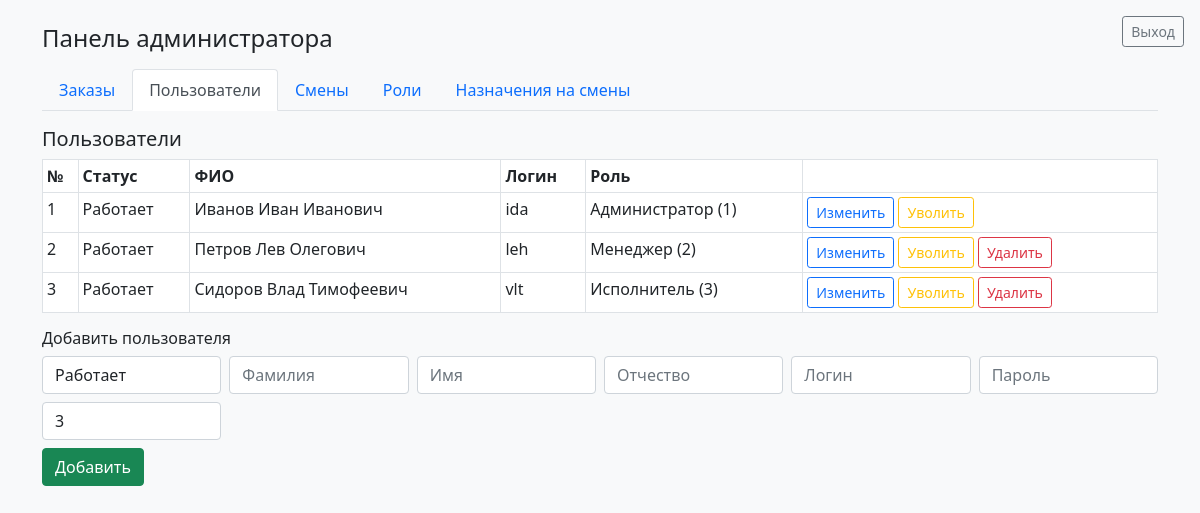
The page /frontend/view_1.php?tab=users (signed in) on the database its author committed.
### tables this page shows
CREATE TABLE `user` (
  `userid` INT NOT NULL AUTO_INCREMENT,
  `status` VARCHAR(30) NOT NULL DEFAULT 'Работает',
  `lastname` VARCHAR(100) NOT NULL,
  `firstname` VARCHAR(100) NOT NULL,
  `middlename` VARCHAR(100) NOT NULL,
  `login` VARCHAR(64) NOT NULL,
  `password` VARCHAR(255) NOT NULL,
  `userroleid` INT NOT NULL,
  PRIMARY KEY (`userid`),
  UNIQUE KEY `uq_user_login` (`login`),
  KEY `idx_user_userroleid` (`userroleid`),
  CONSTRAINT `fk_user_role`
    FOREIGN KEY (`userroleid`) REFERENCES `userrole` (`userroleid`)
    ON UPDATE CASCADE ON DELETE RESTRICT
);

CREATE TABLE `userrole` (
  `userroleid` INT NOT NULL AUTO_INCREMENT,
  `namerole` VARCHAR(100) NOT NULL,
  PRIMARY KEY (`userroleid`),
  UNIQUE KEY `uq_userrole_namerole` (`namerole`)
);

### api/crud.php (called while the page is built, shortened)
<?php
function select($query)
{
    try {
        $result = $_SERVER['db']->query($query, MYSQLI_USE_RESULT);
        $result = $result->fetch_all(MYSQLI_ASSOC);
        return $result;
    } catch (Exception $err) {
        return ['status' => 'failed', 'message' => $err];
    }
}

### frontend/view_1.php (the view, shortened to what this page needs)
<?php
require_once '../api/crud.php';
$tab = $_GET['tab'] ?? 'orders';
$users = select('SELECT u.*, r.namerole FROM user u LEFT JOIN userrole r ON r.userroleid=u.userroleid ORDER BY u.userid');
function h($s)
{
    return htmlspecialchars((string) $s, ENT_QUOTES, 'UTF-8');
}
?>
<!DOCTYPE html>
<html lang="ru">
<head>
    <link rel="stylesheet" href="./bootstrap.min.css">
</head>
<body class="bg-light">
<a href="/logout.php" class="btn btn-sm btn-outline-secondary position-fixed top-0 end-0 m-3">Выход</a>
<div class="container py-4">
    <h4 class="mb-3">Панель администратора</h4>
    <ul class="nav nav-tabs mb-3">
        <?php
        $tabs = [
            'orders' => 'Заказы',
            'users' => 'Пользователи',
            'shifts' => 'Смены',
            'roles' => 'Роли',
            'userlist' => 'Назначения на смены',
        ];
foreach ($tabs as $key => $label) {
    $active = $tab === $key ? ' active' : '';
    echo '<li class="nav-item"><a class="nav-link' . $active . '" href="/frontend/view_1.php?tab=' . $key . '">' . h($label) . '</a></li>';
}
?>
    </ul>
    <?php if ($tab === 'users') { ?>
        <h5>Пользователи</h5>
        <table class="table table-sm table-bordered bg-white">
            <thead><tr><th>№</th><th>Статус</th><th>ФИО</th><th>Логин</th><th>Роль</th><th></th></tr></thead>
            <tbody>
            <?php if (is_array($users) && count($users) && !isset($users['status'])) {
                foreach ($users as $u) { ?>
                    <tr>
                        <td><?= (int) $u['userid'] ?></td>
                        <td><?= h($u['status']) ?></td>
                        <td><?= h($u['lastname'] . ' ' . $u['firstname'] . ' ' . $u['middlename']) ?></td>
                        <td><?= h($u['login']) ?></td>
                        <td><?= h($u['namerole'] ?? '') ?> (<?= (int) $u['userroleid'] ?>)</td>
                        <td class="text-nowrap">
                            <a class="btn btn-sm btn-outline-primary" href="/frontend/view_1.php?tab=users&edit_user=<?= (int) $u['userid'] ?>">Изменить</a>
                            <form method="POST" class="d-inline" onsubmit="return confirm('Уволить?');">
                                <button class="btn btn-sm btn-outline-warning" type="submit" name="fire_user" value="1">Уволить</button>
                            </form>
                            <?php if ((int) $u['userid'] !== (int) $_SESSION['userid']) { ?>
                            <form method="POST" class="d-inline" onsubmit="return confirm('Удалить пользователя из БД?');">
                                <button class="btn btn-sm btn-outline-danger" type="submit" name="delete_user" value="1">Удалить</button>
                            </form>
                            <?php } ?>
                        </td>
                    </tr>
                <?php }
                } else { ?>
                <tr><td colspan="6">Нет записей</td></tr>
            <?php } ?>
            </tbody>
        </table>
        <h6>Добавить пользователя</h6>
        <form method="POST" class="row g-2 mb-4">
            <div class="col-md-2"><input class="form-control" name="status" value="Работает"></div>
            <div class="col-md-2"><input class="form-control" name="lastname" placeholder="Фамилия" required></div>
            <div class="col-md-2"><input class="form-control" name="firstname" placeholder="Имя" required></div>
            <div class="col-md-2"><input class="form-control" name="middlename" placeholder="Отчество"></div>
            <div class="col-md-2"><input class="form-control" name="login" placeholder="Логин" required></div>
            <div class="col-md-2"><input class="form-control" name="password" placeholder="Пароль" required></div>
            <div class="col-md-2"><input class="form-control" type="number" name="userroleid" value="3" title="1 админ, 2 менеджер, 3 исполнитель"></div>
            <div class="col-12"><button class="btn btn-success" type="submit" name="save_user" value="1">Добавить</button></div>
        </form>
    <?php } ?>
</div>
</body>
</html>

### rows shown on the page
user: userid "1", status "Работает", lastname+firstname+middlename "Иванов Иван Иванович", login "ida", userroleid.namerole "Администратор", userroleid "1"
user: userid "2", status "Работает", lastname+firstname+middlename "Петров Лев Олегович", login "leh", userroleid.namerole "Менеджер", userroleid "2"
user: userid "3", status "Работает", lastname+firstname+middlename "Сидоров Влад Тимофеевич", login "vlt", userroleid.namerole "Исполнитель", userroleid "3"

### other values the page prints
$label "Заказы"
$label "Пользователи"
$label "Смены"
$label "Роли"
$label "Назначения на смены"
